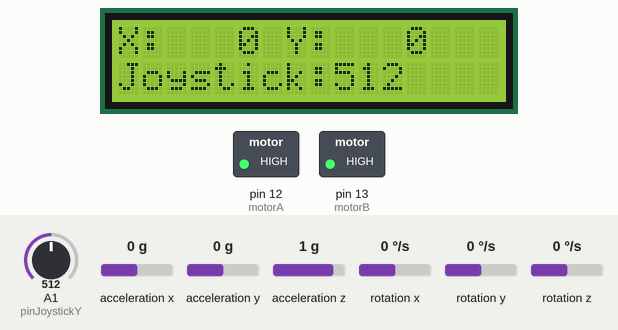
Simulated run of this sketch. Board: Arduino Uno, built with avr-gcc and run on an emulated ATmega328P. Shown: 16×2 character LCD, switched loads named in the sketch (green lamp = pin HIGH). The inputs (shaded band) are chosen by the test bench; at power-on: acceleration y 0 g, A1 (pinJoystickY) = 512, acceleration x 0 g, acceleration z 1 g, rotation x 0 °/s, rotation y 0 °/s, rotation z 0 °/s. What the sketch prints to the serial monitor is not drawn.

Above: at 1.2 s.
1.3 s: acceleration y set to -0.3 g
At 2.4 s:
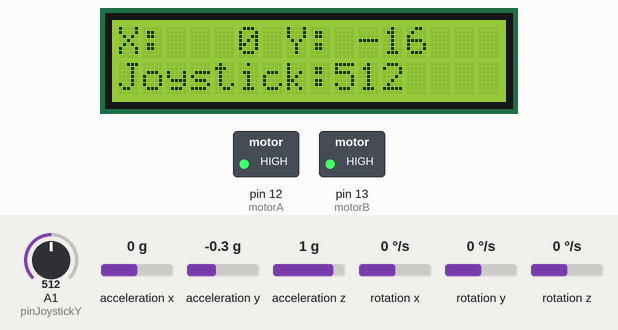
2.8 s: acceleration y set to -0.6 g
At 3.9 s:
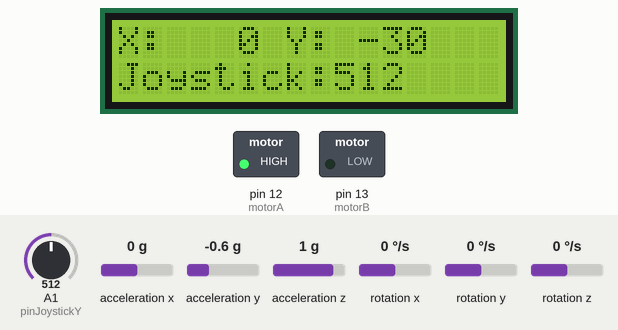
4.3 s: A1 (pinJoystickY) set to 330
At 5.4 s:
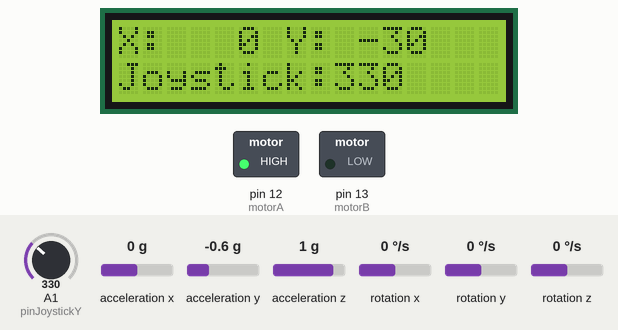
5.8 s: A1 (pinJoystickY) set to 294
At 6.5 s:
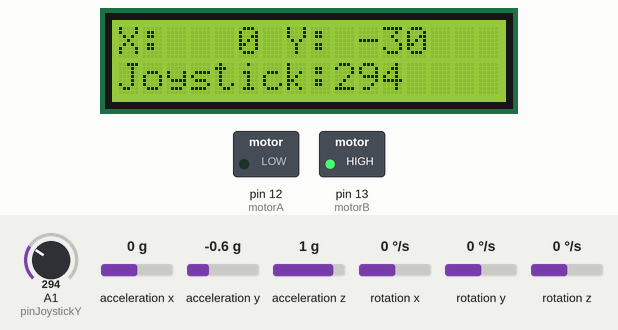
7.3 s: acceleration x set to -1.4 g
At 8.0 s:
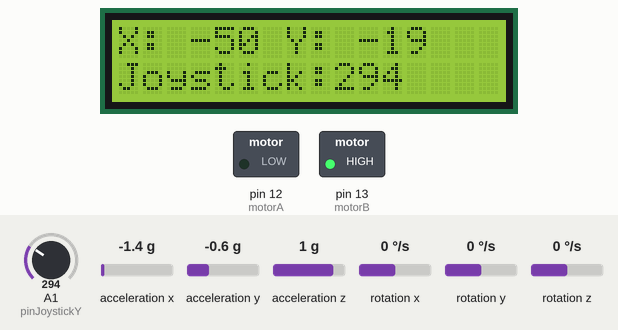
8.8 s: A1 (pinJoystickY) set to 107
At 9.8 s:
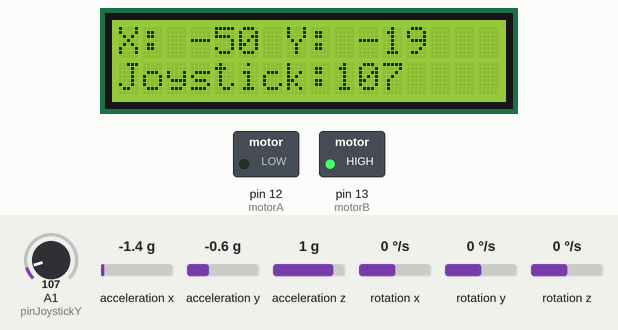
10.3 s: A1 (pinJoystickY) set to 88
Timing chart, 0 to 12.8 s (numbered marks = the images above; inputs shaded):
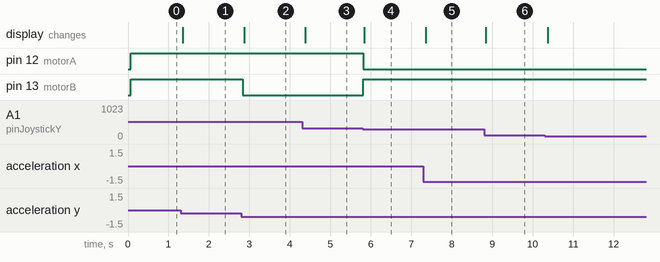

The sketch:

submari_arduino.ino
```cpp
// Programa que segons la inclinació mesurada amb un giroscop/acceleròmetre activi una bomba o una altra.

// Libreries per controlar el mpu6050, IMU (Inertial Measurment Units).
#include "I2Cdev.h"
#include "MPU6050.h"
#include "Wire.h"

// Llibreria per sprintf
#include "stdio.h"

// Llibreria per controlar el display LCD.
#include <LiquidCrystal.h>

MPU6050 sensor;

// Control dels motors
const int motorA = 12; // Groc-Verd
const int motorB = 13; // Blau-Vermell

// Pin de Y del joystick
const int pinJoystickY = A1;

// Valors RAW (sense processar) de l'aceleròmetre en els eixos x,y,z
int ax, ay, az;
// Valors de l'acceleració
float accel_ang_x, accel_ang_y;
// Valor inicial del Joystick
int joystickYRepos;
// Objecte per controlar el LCD
LiquidCrystal lcd(8, 9, 4, 5, 6, 7);

void setup() {
  joystickYRepos =llegeixPosicioJoystick();
  setupAccelerometre();
  setupBombes();
  lcd.begin(16, 2);
}

void loop() {
  llegeixAcceleracions();
  int joystickY = llegeixPosicioJoystick();

  if (joystickY < joystickYRepos - 200) {
    encenMotorA();
  } else if (joystickY > joystickYRepos + 200) {
    encenMotorB();
  }
  else {
    if (accel_ang_y>25) {
      apagaMotors();
      encenMotorA();
    }
    else if (accel_ang_y<-25){
      apagaMotors();
      encenMotorB();
    }
    else {
      apagaMotors();
    }
  }
  mostraDades(accel_ang_x, accel_ang_y, joystickY, joystickYRepos);
  delay(10);
}

void setupAccelerometre() {
  Serial.begin(9600);    //Iniciando puerto serial
  Wire.begin();           //Iniciando I2C
  sensor.initialize();    //Iniciando el sensor

  if (sensor.testConnection()) Serial.println("Sensor iniciat correctament");
  else Serial.println("Error en iniciar el sensor");
}

void setupBombes() {
  // Configura els pins de control als outputs
  pinMode(motorA, OUTPUT);
  pinMode(motorB, OUTPUT);
}

void encenMotorA() {
  digitalWrite(motorA, LOW);
  digitalWrite(motorB, HIGH);
}

void encenMotorB() {
  digitalWrite(motorA, HIGH);
  digitalWrite(motorB, LOW);
}

void apagaMotors() {
  digitalWrite(motorA, HIGH);
  digitalWrite(motorB, HIGH);
}

void mostraDades(int accel_ang_x, int accel_ang_y, int joystickY, int joystickYRepos) {
  char xy[16];
  sprintf(xy, "X: %3d Y: %3d", accel_ang_x, accel_ang_y);
  lcd.setCursor(0,0);
  lcd.print(xy);
  lcd.setCursor(0, 1);
  lcd.print("Joystick:");
  lcd.print(joystickY);

  Serial.print("X: ");
  Serial.print(accel_ang_x);
  Serial.print("\tY:");
  Serial.print(accel_ang_y);
  Serial.print("\tjoystickYRepos:");
  Serial.print(joystickYRepos);
  Serial.print("\tJoystick:");
  Serial.println(joystickY);
}

void llegeixAcceleracions() {
  // Llegeix acceleracions
  sensor.getAcceleration(&ax, &ay, &az);
  //Calcula angles d'inclinació:
  accel_ang_x=atan(ax/sqrt(pow(ay,2) + pow(az,2)))*(180.0/3.14);
  accel_ang_y=atan(ay/sqrt(pow(ax,2) + pow(az,2)))*(180.0/3.14);
}

int llegeixPosicioJoystick() {
  return analogRead(pinJoystickY);
}
```

Measured:
- the behaviour switches between -0.4 and -0.5 g on acceleration y (found by bisection; images 1 and 2)
- the behaviour switches between 312 and 311 on A1 (pinJoystickY) (found by bisection; images 3 and 4)
- after the input at 1.3 s, the display: changes after 0.06 s (image 1)
- after the input at 2.8 s, pin 13 (motorB): HIGH → LOW at once; the display: changes after 0.07 s (image 2)
- after the input at 4.3 s, the display: changes after 0.08 s (image 3)
- after the input at 5.8 s, pin 12 (motorA): HIGH → LOW at once; pin 13 (motorB): LOW → HIGH at once; the display: changes at once (image 4)
- after the input at 7.3 s, the display: changes after 0.05 s (image 5)
- after the input at 8.8 s, the display: changes at once (image 6)
